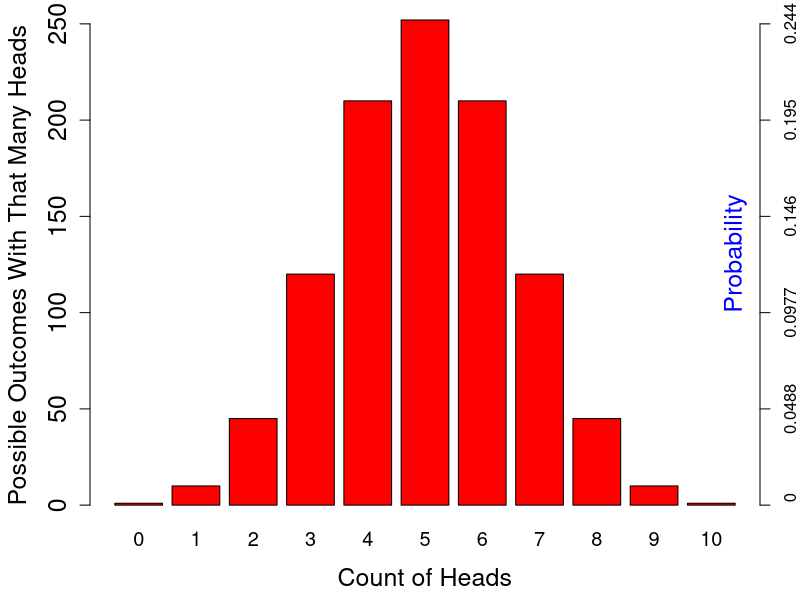
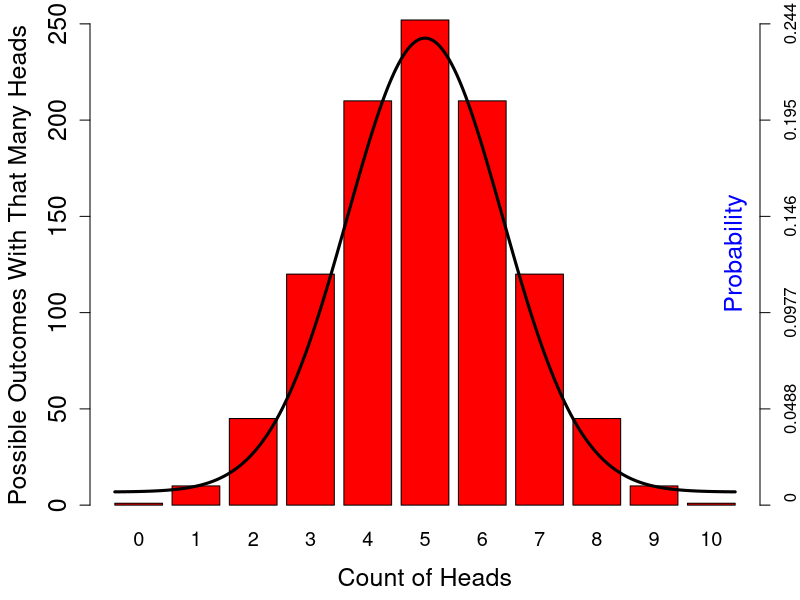

Source code (R) for these figures, in order:
# Laying the foundation for probability distribution theory
# This plot of coin flips makes a nice illustration of 
# a probability distribution function.
#
# heads.tab is generated, with additional useful information, by factorialprobability.plx. 
#
# Jesse Hamner, 2011/2012.

# setwd("")

# graphics margins:
margins<-c(4.5,4.5,1,2)

a<-(read.delim("heads.tab", header=TRUE, sep="\t"))

# first graphic: just the bar plot of counts, possible outcomes, and probability
png(filename="headprobabilities.png", width=5, height=5, units="in", pointsize=10, bg="white", res=300, type="quartz")
par(mar=margins)

barplot(a$POSSIBLE, 
	xlab="Count of Heads", 
	ylab="Possible Outcomes With That Many Heads", 
	names.arg=a$HEADCOUNT, 
	col="red",
	bg="black", 
	axes=TRUE, 
#	main="Possible Outcomes of Heads in 10 Coin Flips",
	cex.names=1.2, 
	cex.axis=1.5,
	cex.main=1.5, 
	cex.lab=1.5)
axis(4, at=axTicks(2), label=prettyNum(axTicks(2) /1024,width=4,digits=3 ))
text (13,100,labels="Probability", pos=4, cex=1.5, srt=90, col='blue')

dev.off()


# sets up the normal curve data:
lb		<- -4
ub		<- 4
mean	<- 0
sd 		<- 1
x 		<- seq(lb,ub,length=400)*sd + mean
hx		<- dnorm(x,mean,sd)

# transforms & scales the normal curve data to better match this binomial curve:
x<-(x+5)
hx<-(hx*500)

# second graphic: as first, but with a normal curve overlaid.
png(filename="headprobwithnormal.png", width=5, height=5, units="in", pointsize=10, bg="white", res=300, type="quartz")
par(mar=margins)

barplot(a$POSSIBLE, 
	xlab="Count of Heads", 
	ylab="Possible Outcomes With That Many Heads", 
	names.arg=a$HEADCOUNT, 
	col="red",
	bg="black", 
	axes=TRUE, 
#	main="Possible Outcomes of Heads in 10 Coin Flips",
	cex.names=1.2, 
	cex.axis=1.5,
	cex.main=1.5, 
	cex.lab=1.5)
axis(4, at=axTicks(2), label=prettyNum(axTicks(2) /1024,width=4,digits=3 ))
text (13,100,labels="Probability", pos=4, cex=1.5, srt=90, col='blue')

#plot(x, hx, xlab=xlabel, ylab=ylabel, main=mainlabel, axes=FALSE, pch=21, col="blue", bg="blue")
par(new=T)

# prints nothing but re-sets the axes and printing boundaries for the lines() command:
plot(x,hx,xlab="",ylab="",main="",axes=F, pch=21,col=NULL)

# prints the scaled normal curve on top of the binomial curve:
lines(x,hx,lty=1,lwd=3, type="l", col="black")
	
dev.off()